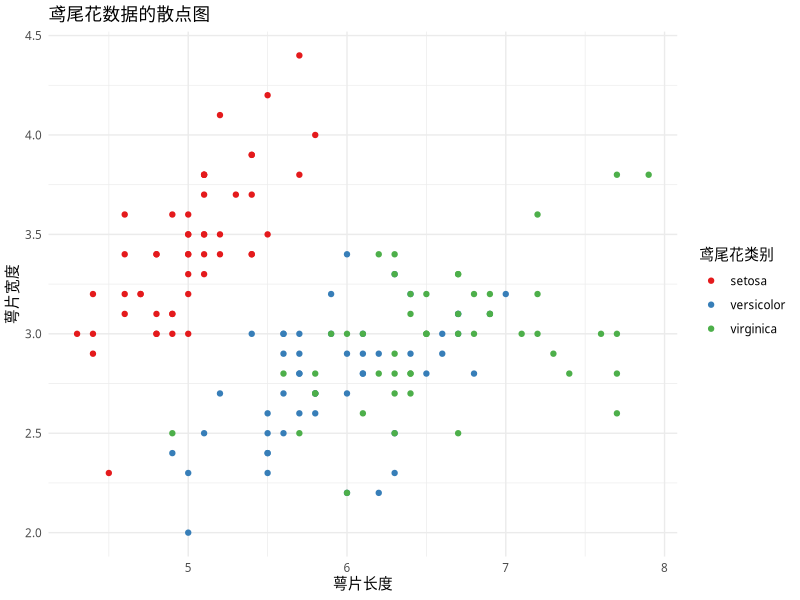
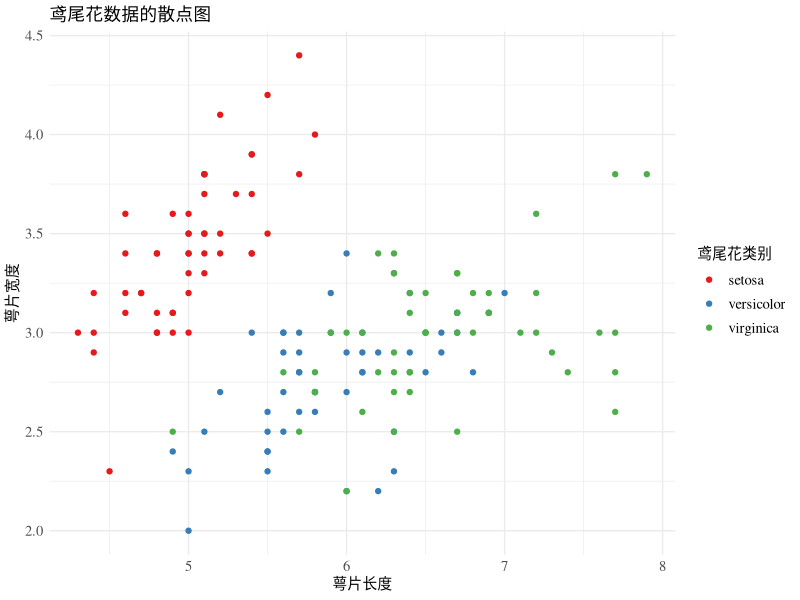
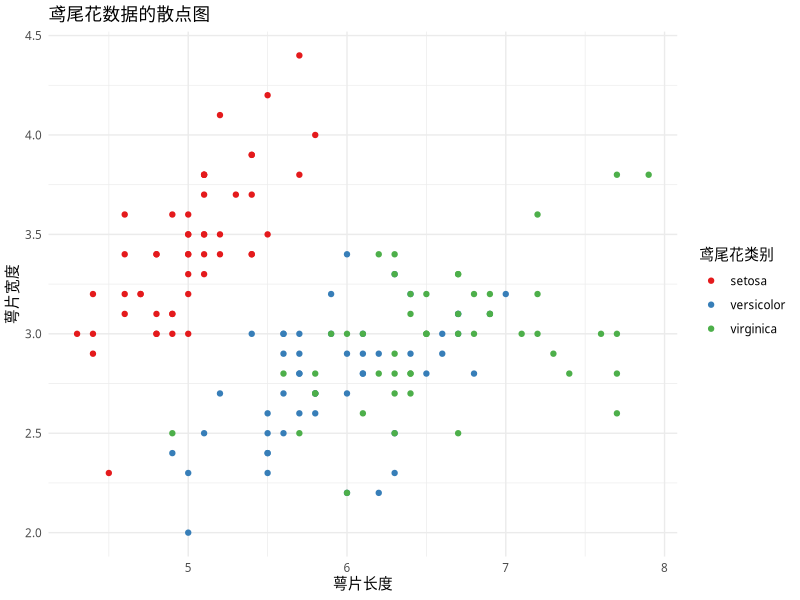
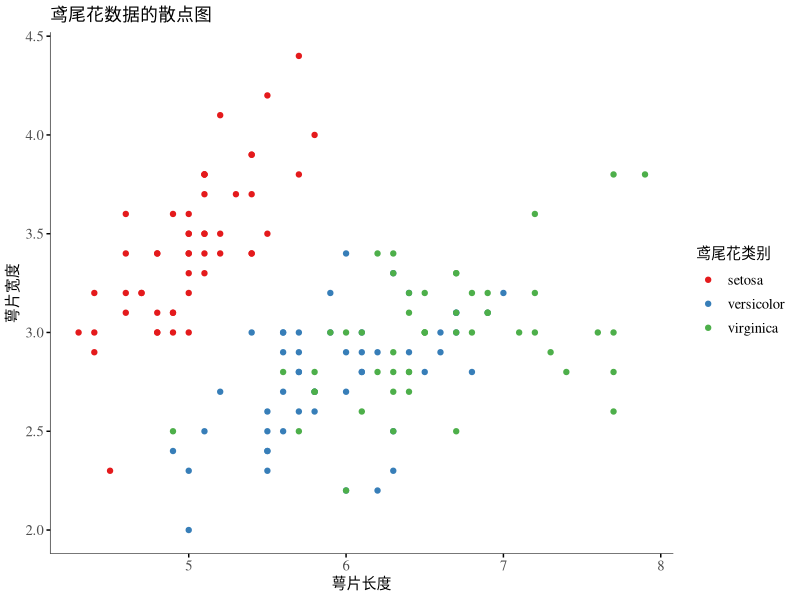
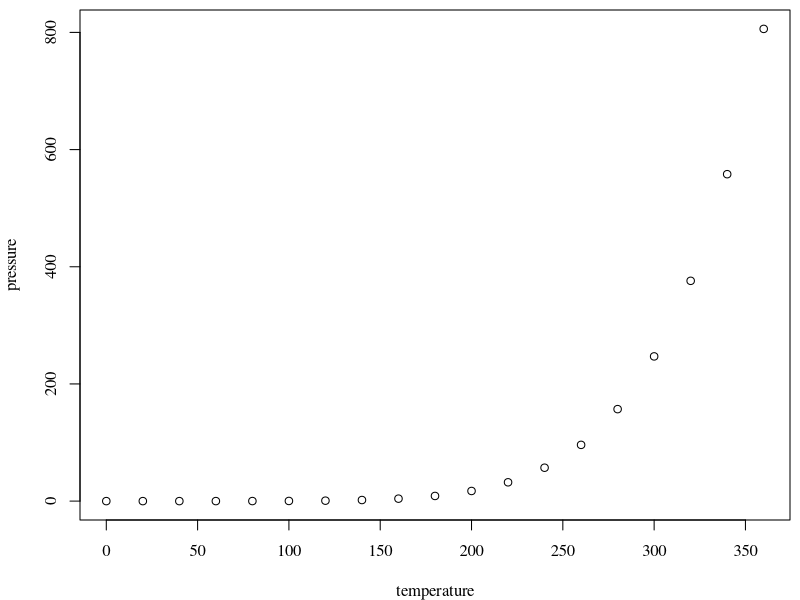
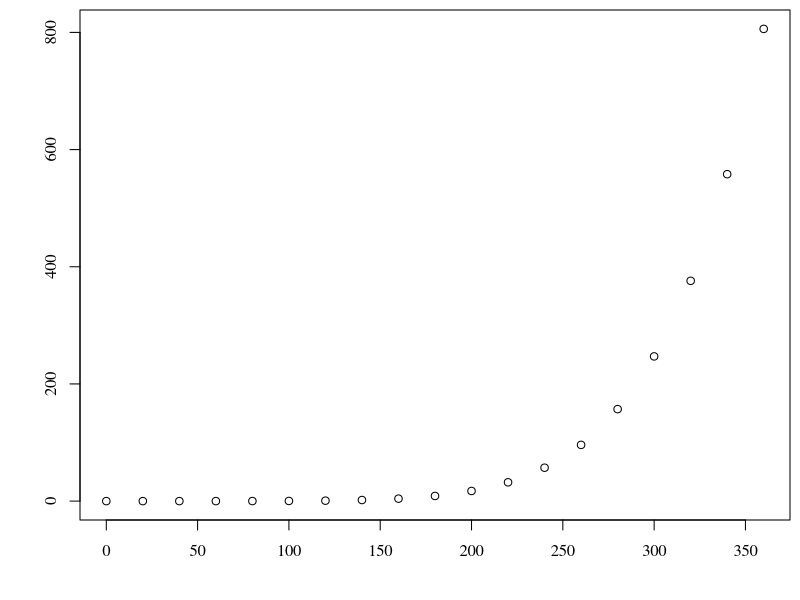

Write R code to recreate these figures, in order.
## ---- chunk 1
knitr::opts_chunk$set(
  comment = "#>",
  collapse = TRUE,
  echo = FALSE,
  # cache = TRUE,
  out.width = "70%",
  fig.align = 'center',
  fig.width = 6,
  fig.asp = 0.618,  # 1 / phi
  fig.show = "hold"
)
## ---- chunk 2
library(ggplot2)
ggplot(iris, aes(Sepal.Length, Sepal.Width)) +
  geom_point(aes(colour = Species)) +
  scale_colour_brewer(palette = "Set1") +
  labs(
    title = "鸢尾花数据的散点图",
    x = "萼片长度", y = "萼片宽度", colour = "鸢尾花类别"
  ) +
  theme_minimal(base_size = 10.54, base_family = "wqy-microhei")
## ---- chunk 3
library(ggplot2)
ggplot(iris, aes(Sepal.Length, Sepal.Width)) +
  geom_point(aes(colour = Species)) +
  scale_colour_brewer(palette = "Set1") +
  labs(
    title = "鸢尾花数据的散点图",
    x = "萼片长度", y = "萼片宽度", colour = "鸢尾花类别"
  ) +
  theme_minimal(base_size = 10.54, base_family = "source-han-serif-cn") +
  theme(
    legend.text = element_text(family = "serif", size = 10.54),
    axis.text = element_text(family = "serif", size = 10.54)
    )
## ---- chunk 4
library(ggplot2)
ggplot(iris, aes(Sepal.Length, Sepal.Width)) +
  geom_point(aes(colour = Species)) +
  scale_colour_brewer(palette = "Set1") +
  labs(
    title = "鸢尾花数据的散点图",
    x = "萼片长度", y = "萼片宽度", colour = "鸢尾花类别"
  ) +
  theme_minimal(base_size = 10.54, base_family = "source-han-serif-cn")
## ---- chunk 5
# library(showtext)
# Install Source Han Sans font (by default Simplified Chinese)
# font_install(source_han_serif("CN")) # 思源宋体
# font_install(source_han_sans("CN"))  # 思源黑体
ggplot(iris, aes(Sepal.Length, Sepal.Width)) +
  geom_point(aes(colour = Species)) +
  scale_colour_brewer(palette = "Set1") +
  labs(
    title = "鸢尾花数据的散点图",
    x = "萼片长度", y = "萼片宽度", colour = "鸢尾花类别"
  ) +
  theme(
    title = element_text(family = "source-han-sans-cn", face = "plain", size = 10.54),
    axis.title = element_text(family = "source-han-serif-cn", face = "plain", size = 10.54),
    legend.title = element_text(family = "source-han-serif-cn", face = "plain", size = 10.54),
    axis.ticks = element_line(colour = "black"),
    legend.text = element_text(family = "serif", size = 10.54),
    axis.text = element_text(family = "serif", size = 10.54),    
    panel.grid.major = element_blank(),
    panel.grid.minor = element_blank(),
    panel.background = element_blank(),
    axis.line = element_line(size = 0.2)
  )
## ---- chunk 6
op <- par(family = "serif", mar = c(4,4,.5,.5))
plot(pressure)
par(op)
## ---- chunk 7
op <- par(mar = c(4, 4, .5, .5))
plot(pressure, xlab = "", ylab = "", family = "Times") # Times
par(op)
## ---- chunk 8
names(pdfFonts())
